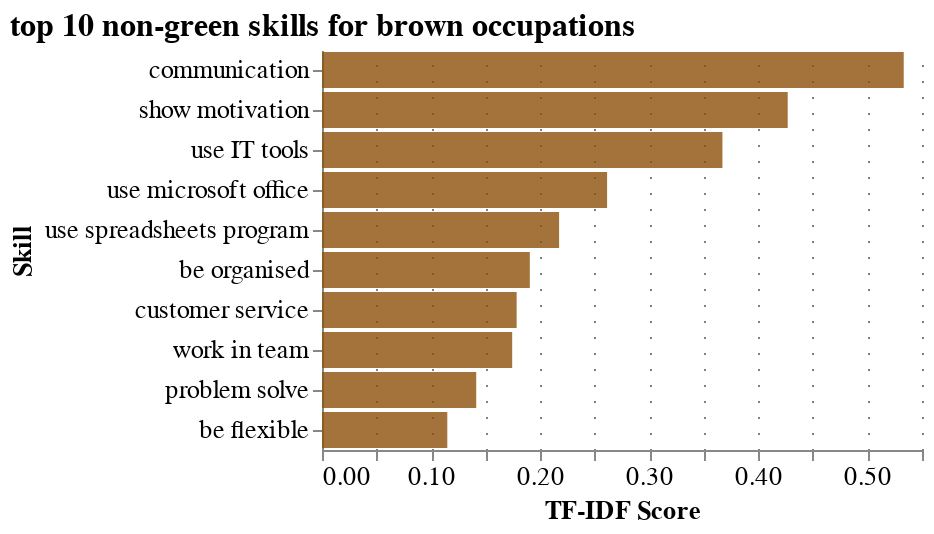

Source (notebook cell):
### Code cell
brown_chart_config

### Figure 1 — Vega-Lite specification as saved in the notebook (floating-point values rounded to 4 significant figures)
{"config": {"title": {"font": "Century Gothic", "anchor": "start"}, "axis": {"labelFont": "Century Gothic", "titleFont": "Century Gothic", "gridColor": "grey", "gridDash": [1, 7], "labelFontSize": 13, "titleFontSize": 13}, "header": {"labelFont": "Century Gothic", "titleFont": "Century Gothic"}, "legend": {"labelFont": "Century Gothic", "titleFont": "Century Gothic", "labelFontSize": 13, "titleFontSize": 16}, "range": {"category": ["#FDB633", "#18A48C", "#9A1BBE", "#EB003B", "#FF6E47", "#646363", "#0F294A", "#97D9E3", "#A59BEE", "#F6A4B7", "#D2C9C0", "#000000"], "ordinal": {"scheme": ["#FDB633", "#18A48C", "#9A1BBE", "#EB003B", "#FF6E47", "#646363", "#0F294A", "#97D9E3", "#A59BEE", "#F6A4B7", "#D2C9C0", "#000000"]}}, "view": {"strokeWidth": 0}}, "data": {"name": "data-e075e47438e53d8927afbc1351136ca3"}, "mark": {"type": "bar", "color": "#8c510a", "opacity": 0.8}, "encoding": {"x": {"field": "tfidf_score", "title": "TF-IDF Score", "type": "quantitative"}, "y": {"field": "skill", "sort": "-x", "title": "Skill", "type": "nominal"}}, "title": {"anchor": "start", "text": "top 10 non-green skills for brown occupations", "fontSize": 16, "subtitle": "", "subtitleFont": "Century Gothic", "subtitleFontSize": 13}, "$schema": "https://vega.github.io/schema/vega-lite/v5.15.1.json", "datasets": {"data-e075e47438e53d8927afbc1351136ca3": [{"skill_id": "15d76317-c71a-4fa2-aadc-2ecc34e627b7", "tfidf_score": 0.5333, "skill": "communication"}, {"skill_id": "22b7d99d-252f-4572-8e3c-438ea87607eb", "tfidf_score": 0.4269, "skill": "show motivation"}, {"skill_id": "83e6510b-ffeb-4aec-959c-4265fd0ff7b7", "tfidf_score": 0.3671, "skill": "use IT tools"}, {"skill_id": "f683ae1d-cb7c-4aa1-b9fe-205e1bd23535", "tfidf_score": 0.2613, "skill": "use microsoft office"}, {"skill_id": "1973c966-f236-40c9-b2d4-5d71a89019be", "tfidf_score": 0.2173, "skill": "use spreadsheets program"}, {"skill_id": "1258cc12-37bb-4a12-b219-9c3d6b294533", "tfidf_score": 0.1905, "skill": "be organised"}, {"skill_id": "15a33d76-4640-438d-ae64-fdc0c1d3eebc", "tfidf_score": 0.1784, "skill": "customer service"}, {"skill_id": "cab119c5-ff95-4499-b91a-54e9f6c5cde1", "tfidf_score": 0.1743, "skill": "work in team"}, {"skill_id": "334e3e49-fb02-4051-809a-f06adfdc1c40", "tfidf_score": 0.1414, "skill": "problem solve"}, {"skill_id": "ebfe7b18-1fad-463f-9509-8ef1a5736045", "tfidf_score": 0.1149, "skill": "be flexible"}]}}
